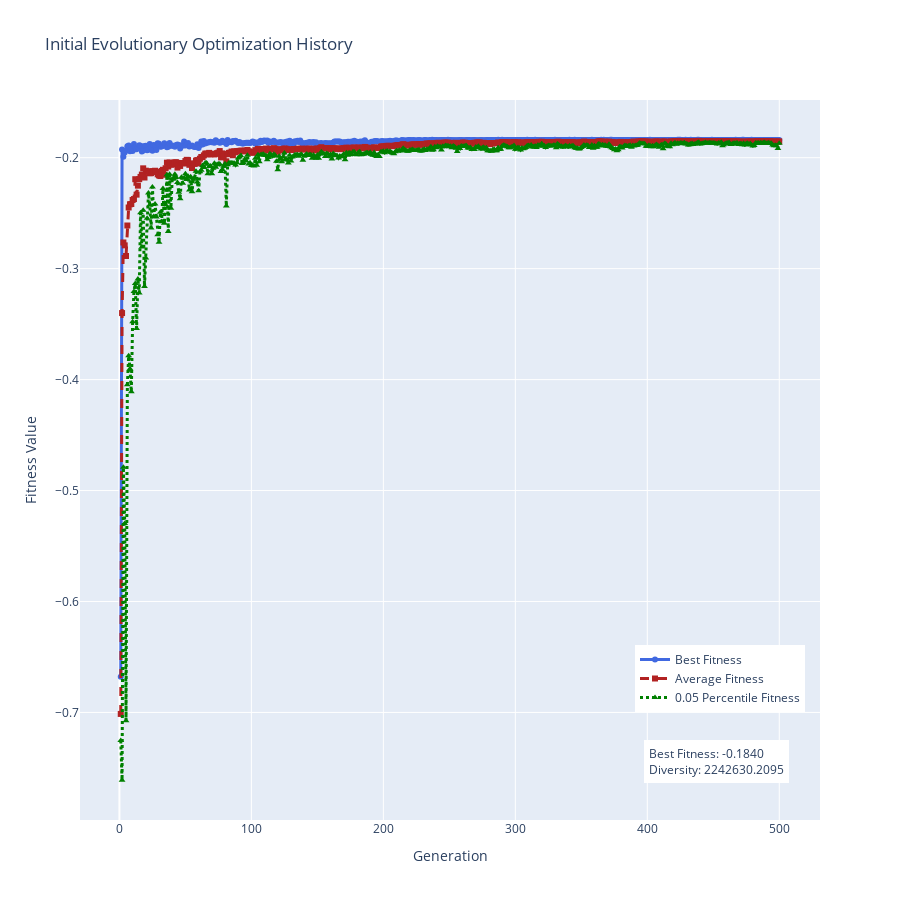

The cell this chart's notebook holds for it:
### Code cell
# Define evolutionary algorithm hyperparameters
population_size = 100 # Population size
mutation_strength = 100.0  # Mutation strength for Gaussian noise
selection_pressure_parameter = 0.7  # Selection pressure parameter (eta)
n_generations = 500  # Number of generations for the evolutionary process
torch.manual_seed(2)
# Initialize the EvolutionaryAlgorithm
evolution_algo = EvolutionaryAlgorithm(
    vae_trainer=vae_trainer,
    pinn_trainer=pinn_trainer,
    latent_diagonal=latent_diagonal,
    population_size=population_size,
    mutation_strength=mutation_strength,
    selection_pressure_parameter=selection_pressure_parameter,
    n_generations=n_generations,
)

# Run the optimization process
evolution_algo.optimize()

# Create the figure
fig = go.Figure()

# Calculate the diversity
population_variance = np.var(evolution_algo.population.cpu().numpy(), axis=0)
diversity = np.sum(population_variance / latent_diagonal)

optimization_history = pd.DataFrame(evolution_algo.optimization_history)
best_fitness = optimization_history["Best Fitness"].iloc[-1]

# Add trace for best fitness
fig.add_trace(go.Scatter(
    x=list(range(1, len(optimization_history["Best Fitness"]) + 1)),
    y=optimization_history["Best Fitness"],
    mode='lines+markers',
    name='Best Fitness',
    line=dict(color='royalblue', width=3),
    marker=dict(size=6, symbol='circle'),
    hovertemplate='<b>Iteration %{x}</b><br>Best Fitness: %{y:.4f}<extra></extra>'
))

# Add trace for average fitness
fig.add_trace(go.Scatter(
    x=list(range(1, len(optimization_history["Average Fitness"]) + 1)),
    y=optimization_history["Average Fitness"],
    mode='lines+markers',
    name='Average Fitness',
    line=dict(color='firebrick', width=3, dash='dash'),
    marker=dict(size=6, symbol='square'),
    hovertemplate='<b>Iteration %{x}</b><br>Average Fitness: %{y:.4f}<extra></extra>'
))

# Add trace for avg fitness - 1.96 * std fitness
fig.add_trace(go.Scatter(
    x=list(range(1, len(optimization_history["0.05 Percentile Fitness"]) + 1)),
    y=optimization_history["0.05 Percentile Fitness"],
    mode='lines+markers',
    name='0.05 Percentile Fitness',
    line=dict(color='green', width=3, dash='dot'),
    marker=dict(size=6, symbol='triangle-up'),
    hovertemplate='<b>Iteration %{x}</b><br>0.05 Percentile Fitness: %{y:.4f}<extra></extra>'
))

# Add an annotation for best fitness and diversity
fig.add_annotation(
    xref='paper', yref='paper', 
    x=0.96, y=0.05,
    text=f"Best Fitness: {best_fitness:.4f}<br>Diversity: {diversity:.4f}",
    showarrow=False,
    # font=dict(
    #     size=14,
    #     color="black"
    # ),
    align="left",
    # bordercolor="black",
    borderwidth=2,
    borderpad=4,
    bgcolor="white",
    opacity=1.
)

# Update layout to make the plot detailed and visually appealing
fig.update_layout(
    title="Initial Evolutionary Optimization History",
    xaxis_title="Generation",
    yaxis_title="Fitness Value",
    legend=dict(
        x=0.75,
        y=0.15,
    ),
    hovermode='x unified',
    width=900,
    height=900,
)

# Show the plot
fig.show()

### Figure 1 — Plotly figure (JSON) as saved in the notebook; plotly's stock layout.template omitted (floating-point values rounded to 4 significant figures; data arrays with more than 128 entries replaced by an {"elided": "..."} marker saying what was removed)
{"data": [{"hovertemplate": "<b>Iteration %{x}</b><br>Best Fitness: %{y:.4f}<extra></extra>", "line": {"color": "royalblue", "width": 3}, "marker": {"size": 6, "symbol": "circle"}, "mode": "lines+markers", "name": "Best Fitness", "type": "scatter", "x": {"elided": "500 int values"}, "y": {"elided": "500 float values"}}, {"hovertemplate": "<b>Iteration %{x}</b><br>Average Fitness: %{y:.4f}<extra></extra>", "line": {"color": "firebrick", "dash": "dash", "width": 3}, "marker": {"size": 6, "symbol": "square"}, "mode": "lines+markers", "name": "Average Fitness", "type": "scatter", "x": {"elided": "500 int values"}, "y": {"elided": "500 float values"}}, {"hovertemplate": "<b>Iteration %{x}</b><br>0.05 Percentile Fitness: %{y:.4f}<extra></extra>", "line": {"color": "green", "dash": "dot", "width": 3}, "marker": {"size": 6, "symbol": "triangle-up"}, "mode": "lines+markers", "name": "0.05 Percentile Fitness", "type": "scatter", "x": {"elided": "500 int values"}, "y": {"elided": "500 float values"}}], "layout": {"annotations": [{"align": "left", "bgcolor": "white", "borderpad": 4, "borderwidth": 2, "opacity": 1, "showarrow": false, "text": "Best Fitness: -0.1840<br>Diversity: 2242630.2095", "x": 0.96, "xref": "paper", "y": 0.05, "yref": "paper"}], "height": 900, "hovermode": "x unified", "legend": {"x": 0.75, "y": 0.15}, "title": {"text": "Initial Evolutionary Optimization History"}, "width": 900, "xaxis": {"title": {"text": "Generation"}}, "yaxis": {"title": {"text": "Fitness Value"}}}}
